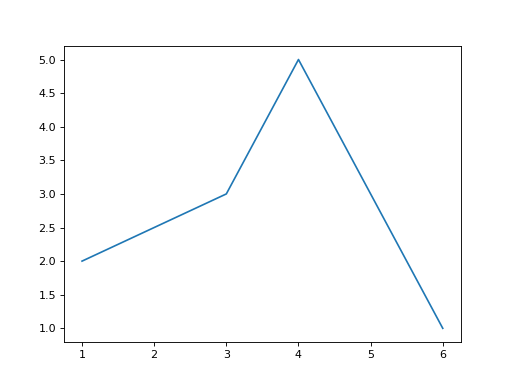

The Python source for this figure:
import numpy as np
import matplotlib.pyplot as plt

x = np.array([1, 3, 4, 6])
y = np.array([2, 3, 5, 1])
plt.plot(x, y)

plt.show() # affiche la figure a l'ecran
